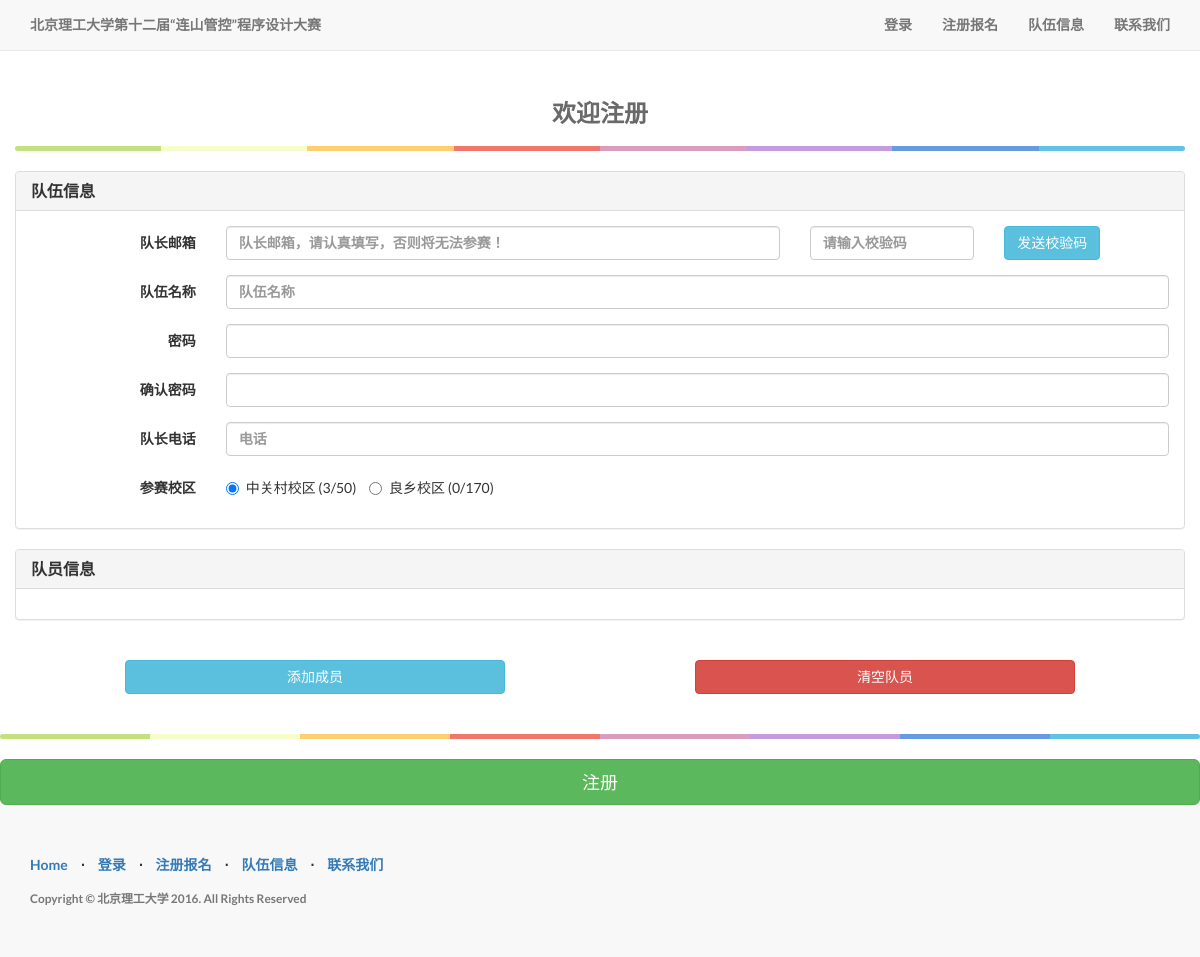
Screenshot of /register/ with the database file from the repository.
### homepage/models.py (models this page shows, shortened)
class HomePage(models.Model):
    class Meta:
        verbose_name = '主页设置'
        verbose_name_plural = '主页设置'
    title = models.TextField('主页标题')
    title_top = models.TextField('抬头标题', null=True, blank=True)
    description = models.TextField('简短描述', null=True, blank=True)
    contact_us = FroalaField('联系我们内容', null=True, blank=True)

### userapp/models.py (models this page shows, shortened)
class Setting(models.Model):
    class Meta(object):
        verbose_name = '注册设置'
        verbose_name_plural = '注册设置'
    allow_to_modify = models.BooleanField('是否允许注册', default=True)
    team_limited_Liangxiang = models.IntegerField('良乡报名队伍数量限制', default=170)
    team_limited_Zhongguancun = models.IntegerField('中关村报名队伍数量限制', default=50)
    single_person_team_limited = models.IntegerField('单人队伍数量限制', default=15)

### userapp/views.py (the view, shortened to what this page needs)
# urls.py: url(r'^register/', views.register, name='register'),
@allow_register
def register(request):
    context = {
        'homepage': HomePage.objects.get(pk=1),
        'max_member': MEMBER_LIMIT,
        'setting': Setting.objects.get(pk=1),
        'team_number_lx': team_number_lx(),
        'team_number_zg': team_number_zg(),
    }
    if request.method == 'GET':
        if request.user.is_authenticated:
            return redirect(reverse_lazy('team'))
        else:
            return render(request, 'userapp/register.html', context)

### userapp/views.py (called while the page is built, shortened)
def allow_register(func):
    @wraps(func)
    def wrapper(*args, **kwargs):
        allow_modify = True
        try:
            setting = Setting.objects.get(pk=1)
            allow_modify = setting.allow_to_modify
        except DoesNotExist:
            pass
        if allow_modify:
            return func(*args, **kwargs)
    return wrapper

### userapp/templates/userapp/register.html (shortened to what this page needs)
{% extends "base.html" %} {% load static %} {% block content %} 
<div class="container" style="margin-top:60px;">
	<form class="form-horizontal" method="POST" action="{% url 'register' %}" accept-charset="UTF-8" role="form" id="loginform"
	    <fieldset>
		<div class="row">
			<h3 style="color:dimgray; text-align: center">欢迎注册</h3>
			<hr class="colorgraph">
			<div class="panel panel-default">
				<div class="panel-heading">
					<h3 class="panel-title">队伍信息</h3>
				</div>
				<div class="panel-body">
					<div class="form-group">
						<label for="captain-email" class="col-xs-2 control-label">队长邮箱</label>
						<div class="col-xs-6">
							<input type="email" class="form-control" name="captain-email" id="captain-email" placeholder="队长邮箱，请认真填写，否则将无法参赛！">
						</div>
						<div class="col-xs-2">
							<input type="text" class="form-control" name="verify-code" placeholder="请输入校验码" maxlength="6">
						</div>
						<div class="col-xs-1">
							<button type="button" class="btn btn-info" id="sendVerifyCode">发送校验码</button>
						</div>
					</div>
					<div class="form-group">
						<label for="team-name" class="control-label col-sm-2">队伍名称</label>
						<div class="col-sm-10">
							<input type="text" class="form-control col-sm-10" name="team-name" placeholder="队伍名称" maxlength="25">
						</div>
					</div>
					<div class="form-group">
						<label for="team-name" class="control-label col-sm-2">密码</label>
						<div class="col-sm-10">
							<input type="password" class="form-control col-sm-10" name="password">
						</div>
					</div>
					<div class="form-group" id="password-veri">
						<label for="team-name" class="control-label col-sm-2">确认密码</label>
						<div class="col-sm-10">
							<input type="password" class="form-control col-sm-10" name="password-veri">
						</div>
					</div>
					<div class="form-group">
						<label for="captain-phone" class="control-label col-sm-2">队长电话</label>
						<div class="col-sm-10">
							<input type="tel" class="form-control col-sm-10" name="captain-phone" placeholder="电话" maxlength="11">
						</div>
					</div>
					<div class="form-group">
						<label class="control-label col-sm-2">参赛校区</label>
						<div class="col-sm-10">
							<label class="radio-inline"><input type="radio" name="match-zone" value="ZG" checked>中关村校区 ({{ team_number_zg }}/{{ setting.team_limited_Zhongguancun }})</label>
							<label class="radio-inline"><input type="radio" name="match-zone" value="LX">良乡校区 ({{ team_number_lx }}/{{ setting.team_limited_Liangxiang }})</label>
						</div>
					</div>
				</div>
			</div>
	</div>
	<div class="row">
		<div class="panel panel-default">
			<div class="panel-heading">
				<h3 class="panel-title">队员信息</h3>
			</div>
			<div class="panel-body" id="member-info">
				</div>
			</div>
		</div>
	<div>
		<button type="button" class="btn btn-info col-sm-4 col-sm-offset-1" style="margin-top: 20px; margin-bottom: 20px;" id="addMemberButton">添加成员</button>
		<button type="button" class="btn btn-danger col-sm-4 col-sm-offset-2" style="margin-top: 20px;margin-bottom: 20px;" id="clearMemberButton">清空队员</button>
	</div>
	</div>
	<hr class="colorgraph">
	<input class="btn btn-lg btn-success btn-block" type="submit" value="注册">
{% endblock content %}

### templates/base.html (shortened to what this page needs)
{% load static %}
<!DOCTYPE html>
<html lang="en">
<head>
    <link href={% static "css/bootstrap.min.css" %} rel="stylesheet">
    {% block custom_css %}
    <link href={% static "css/landing-page.css" %} rel="stylesheet">
    {% endblock %}
    <link href={% static "font-awesome/css/font-awesome.min.css" %} rel="stylesheet" type="text/css">
</head>
<body>
    <nav class="navbar navbar-default navbar-fixed-top topnav" role="navigation">
        <div class="container topnav">
            <div class="navbar-header">
                <a class="navbar-brand topnav" href="/">{{ homepage.title_top|safe }}</a>
            </div>
            <div class="collapse navbar-collapse" id="bs-example-navbar-collapse-1">
                <ul class="nav navbar-nav navbar-right">
                    {% block login_field_header %}
                    <li>
                        <a href="{% url 'login' %}">登录</a>
                    </li>
                    <li>
                        <a href="{% url 'register'%}">注册报名</a>
                    </li>
                    {% endblock %}
                    <li>
                        <a href="{% url 'team' %}">队伍信息</a>
                    </li>
                    <li>
                        <a href="{% url 'contact_us' %}">联系我们</a>
                    </li>
                </ul>
            </div>
        </div>
    </nav>
    {% block content %}{% endblock %}
    <footer>
        <div class="container">
            <div class="row">
                <div class="col-lg-12">
                    <ul class="list-inline footer-list">
                        <li>
                            <a href="/">Home</a>
                        </li>
                        {% block login_field_footer %}
                        <li class="footer-menu-divider">&sdot;</li>
                        <li>
                            <a href="{% url 'login' %}">登录</a>
                        </li>
                        <li class="footer-menu-divider">&sdot;</li>
                        <li>
                            <a href="{% url 'register'%}">注册报名</a>
                        </li>
                        {% endblock %}
                        <li class="footer-menu-divider">&sdot;</li>
                        <li>
                            <a href="{% url 'team' %}">队伍信息</a>
                        </li>
                        <li class="footer-menu-divider">&sdot;</li>
                        <li>
                            <a href="{% url 'contact_us' %}">联系我们</a>
                        </li>
                    </ul>
                    <p class="copyright text-muted small">Copyright &copy; 北京理工大学 2016. All Rights Reserved</p>
                </div>
            </div>
        </div>
    </footer>
</body>
</html>

### project_static/css/landing-page.css (style rules this page uses)
body, html { width: 100%; height: 100%; }
body, h1, h2, h3, h4, h5, h6 { font-family: "Lato", "Helvetica Neue", Helvetica, Arial, sans-serif; font-weight: 600; }
.topnav { font-size: 14px; }
footer { padding: 50px 0; background-color: #f8f8f8; }
p.copyright { margin: 15px 0 0; }
.colorgraph { height: 5px; border-top: 0; background: #c4e17f; border-radius: 5px; background-image: -webkit-linear-gradient(left, #c4e17f, #c4e17f 12.5%, #f7fdca 12.5%, #f7fdca 25%, #fecf71 25%, #fecf71 37.5%, #f0776c 37.5%, #f0776c 50%, #db9dbe 50%, #db9dbe 62.5%, #c49cde 62.5%, #c49cde 75%, #669ae1 75%, #669ae1 87.5%, #62c2e4 87.5%, #62c2e4); background-image: -moz-linear-gradient(left, #c4e17f, #c4e17f 12.5%, #f7fdca 12.5%, #f7fdca 25%, #fecf71 25%, #fecf71 37.5%, #f0776c 37.5%, #f0776c 50%, #db9dbe 50%, #db9dbe 62.5%, #c49cde 62.5%, #c49cde 75%, #669ae1 75%, #669ae1 87.5%, #62c2e4 87.5%, #62c2e4); background-image: -o-linear-gradient(left, #c4e17f, #c4e17f 12.5%, #f7fdca 12.5%, #f7fdca 25%, #fecf71 25%, #fecf71 37.5%, #f0776c 37.5%, #f0776c 50%, #db9dbe 50%, #db9dbe 62.5%, #c49cde 62.5%, #c49cde 75%, #669ae1 75%, #669ae1 87.5%, #62c2e4 87.5%, #62c2e4); background-image: linear-gradient(to right, #c4e17f, #c4e17f 12.5%, #f7fdca 12.5%, #f7fdca 25%, #fecf71 25%, #fecf71 37.5%, #f0776c 37.5%, #f0776c 50%, #db9dbe 50%, #db9dbe 62.5%, #c49cde 62.5%, #c49cde 75%, #669ae1 75%, #669ae1 87.5%, #62c2e4 87.5%, #62c2e4); }

### rows the page displays
HomePage: title_top "北京理工大学第十二届“连山管控”程序设计大赛"
Setting: team_limited_Zhongguancun "50", team_limited_Liangxiang "170"

### other values shown
{{ team_number_zg }} "3"
{{ team_number_lx }} "0"
